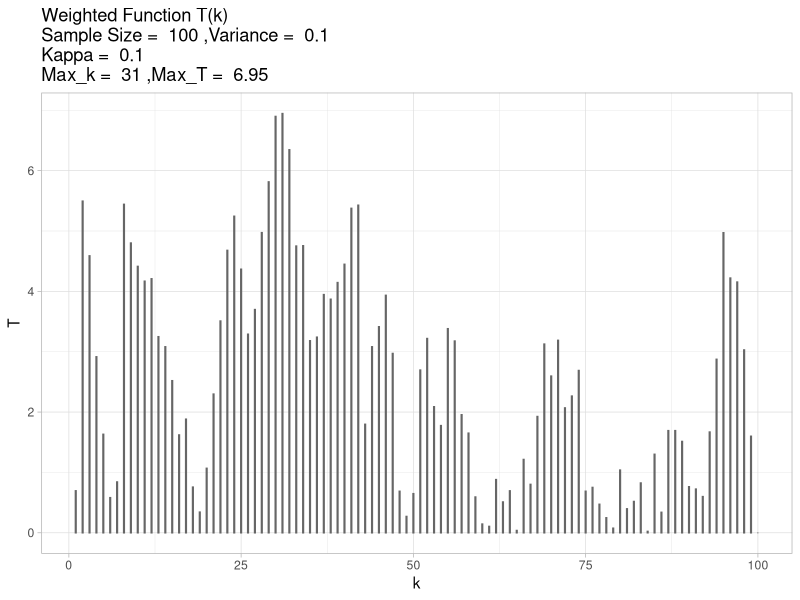

Write the R code that produced this figure.
library(dplyr)
library(ggplot2)

seq_change <- function(data, kappa) {
  
  df2 <- data %>% mutate(cumsum = cumsum(data$x),
                         ID = row_number(), #ID is reset every sequence for calculation but k stays the same to track change point
                         total =sum(data$x)) %>%
    mutate(length_df = length(ID)) %>%
    mutate(frac = ID/length(ID)) %>%
    mutate(temp1 = frac * total) %>%
    mutate(absolute = abs(cumsum - temp1)) %>%
    mutate(T1 = absolute / (sqrt(length(ID)))) %>%
    mutate(T = T1/((frac * (1-frac))^kappa)) # kappa = 0.1, 0.45
  
  df2$T[is.na(df2$T)] <- 0
  
  #Find the max value of T and return k where the max value is, this is the cutoff point
  #if it is tie return the smaller k
  maxk <- df2$k[max.col(t(df2$T), ties.method = "first")]
  maxT <- df2$T[max.col(t(df2$T), ties.method = "first")]
  
  variables_num <- paste("Sample Size = ",N,",")
  variance <- paste("Variance = ", var)
  maxk_plot <- paste("Max_k = ", maxk,",")
  maxT_plot <- paste("Max_T = ", round(maxT,2))
  kp <- paste("Kappa = ", kappa)
  
  maxplot <- ggplot(df2, aes(x = k, y = T)) + 
    geom_col(color="gray40", fill="gray", alpha =0.5, width = 0.1)+ 
    ggtitle(paste0("Weighted Function T(k) ","\n",variables_num,variance,"\n",kp, "\n",maxk_plot,maxT_plot))+
    theme_light()
  
  print(maxplot)
  
  return (list(maxT=maxT,maxk=maxk))
}

N <- 100
var <- 0.1
sd <- sqrt(var)
kappa = 0.1

# N1 <- floor(N/3)
# N2 <- floor(2*N/3)-floor(N/3)
# N3 <- N - floor(2*N/3)
# #generate n independent normal random variables
# #first sequence
# x1 <- rnorm(N1, mean = 2, sd = sd)
# #second sequence
# x2 <- rnorm(N2, mean = 1, sd = sd)
# #third sequence
# x3 <- rnorm(N3, mean = 0, sd = sd)
# #combine 3 sequences
# x<- c(x1,x2,x3)

x <- rexp(N,var)
#create a dataframe
df <- data.frame(x) %>% mutate(k = row_number())
seq_change(df, kappa)